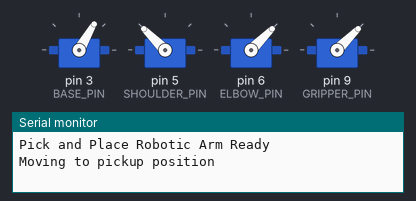
The sketch below on a simulated Arduino Uno, built with avr-gcc and run on an emulated ATmega328P. Shown: 4 × servo, the last lines printed to the serial monitor.

Above: at 1.55 s.
At 3.5 s:
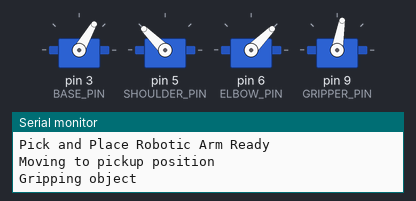
At 4.5 s:
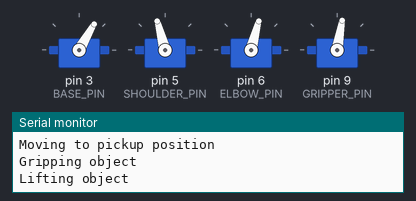
At 5.5 s:
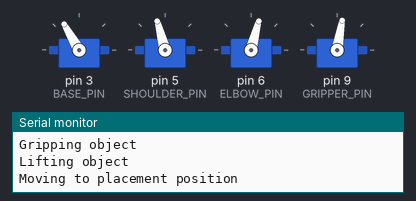
At 7.5 s:
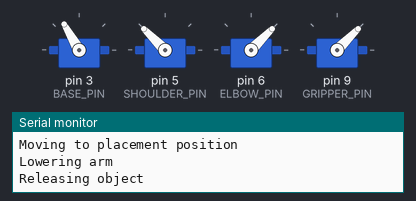
At 9.5 s:
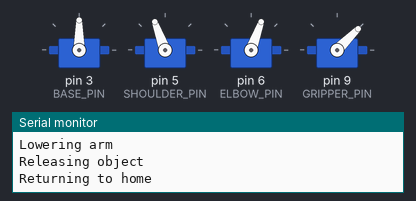
Timing chart, 0 to 11.9 s (numbered marks = the images above):
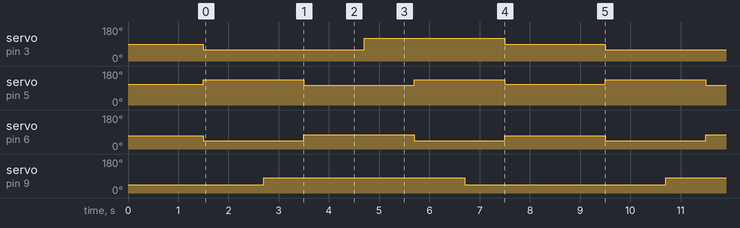

Measured:
- by itself, servo on pin 3 (BASE_PIN): repeats every 8.0 s: 120° 2.8 s, 90° 2.0 s, 60° 3.2 s
- by itself, servo on pin 5 (SHOULDER_PIN): repeats every 8.0 s: 105° 2.2 s, 135° 1.8 s, 110° 2.0 s, 135° 2.0 s
- by itself, servo on pin 6 (ELBOW_PIN): repeats every 8.0 s: 75° 2.2 s, 45° 1.8 s, 70° 2.0 s, 45° 2.0 s
- by itself, servo on pin 9 (GRIPPER_PIN): alternates 80° for 4.0 s and 45° for 4.0 s

The sketch:

Pick_and_Place_Robotic_Arm.ino
```cpp
// Pick and Place Robotic Arm using Arduino Uno and 4 Servos

#include <Servo.h>

Servo baseServo;
Servo shoulderServo;
Servo elbowServo;
Servo gripperServo;

const int BASE_PIN = 3;
const int SHOULDER_PIN = 5;
const int ELBOW_PIN = 6;
const int GRIPPER_PIN = 9;

// Example positions: calibrate for your arm
const int BASE_HOME = 90;
const int SHOULDER_HOME = 110;
const int ELBOW_HOME = 70;
const int GRIPPER_OPEN = 45;
const int GRIPPER_CLOSED = 80;

void setup() {
  Serial.begin(9600);

  baseServo.attach(BASE_PIN);
  shoulderServo.attach(SHOULDER_PIN);
  elbowServo.attach(ELBOW_PIN);
  gripperServo.attach(GRIPPER_PIN);

  goHome();
  delay(1500);

  Serial.println("Pick and Place Robotic Arm Ready");
}

void loop() {
  // 1. Move to pickup position
  Serial.println("Moving to pickup position");
  baseServo.write(60);
  shoulderServo.write(135);
  elbowServo.write(45);
  delay(1200);

  // 2. Grip the object
  Serial.println("Gripping object");
  gripperServo.write(GRIPPER_CLOSED);
  delay(800);

  // 3. Lift the object
  Serial.println("Lifting object");
  shoulderServo.write(105);
  elbowServo.write(75);
  delay(1200);

  // 4. Move to placement position
  Serial.println("Moving to placement position");
  baseServo.write(120);
  delay(1000);

  // 5. Lower the arm
  Serial.println("Lowering arm");
  shoulderServo.write(135);
  elbowServo.write(45);
  delay(1000);

  // 6. Release the object
  Serial.println("Releasing object");
  gripperServo.write(GRIPPER_OPEN);
  delay(800);

  // 7. Return home
  Serial.println("Returning to home");
  goHome();
  delay(2000);
}

void goHome() {
  baseServo.write(BASE_HOME);
  shoulderServo.write(SHOULDER_HOME);
  elbowServo.write(ELBOW_HOME);
  gripperServo.write(GRIPPER_OPEN);
}
```
